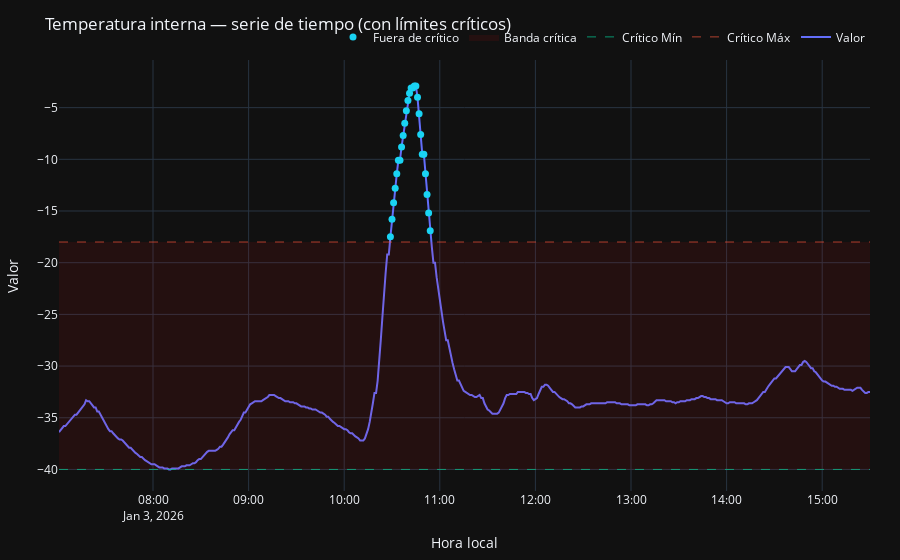

Source (notebook cell):
### Code cell
import plotly.graph_objects as go

# Asegurar orden por tiempo
df_plot = df_ts.sort_values("LocalTime").copy()

# Serie principal
fig = go.Figure()

fig.add_trace(go.Scatter(
    x=df_plot["LocalTime"],
    y=df_plot["Value"],
    mode="lines",
    name="Valor",
    line=dict(width=2)
))

# Límites críticos (bandas)
fig.add_trace(go.Scatter(
    x=df_plot["LocalTime"],
    y=df_plot["CriticalMaxValue"],
    mode="lines",
    name="Crítico Máx",
    line=dict(width=1, dash="dash"),
    opacity=0.7
))

fig.add_trace(go.Scatter(
    x=df_plot["LocalTime"],
    y=df_plot["CriticalMinValue"],
    mode="lines",
    name="Crítico Mín",
    line=dict(width=1, dash="dash"),
    opacity=0.7
))

# Relleno entre crítico min y max (banda)
fig.add_trace(go.Scatter(
    x=df_plot["LocalTime"],
    y=df_plot["CriticalMaxValue"],
    mode="lines",
    line=dict(width=0),
    showlegend=False
))
fig.add_trace(go.Scatter(
    x=df_plot["LocalTime"],
    y=df_plot["CriticalMinValue"],
    mode="lines",
    fill="tonexty",
    fillcolor="rgba(255, 0, 0, 0.08)",  # banda suave
    line=dict(width=0),
    name="Banda crítica"
))

# Puntos fuera de rango crítico (markers)
df_out = df_plot[df_plot["IsCriticalOut"]].copy()

fig.add_trace(go.Scatter(
    x=df_out["LocalTime"],
    y=df_out["Value"],
    mode="markers",
    name="Fuera de crítico",
    marker=dict(size=7, symbol="circle"),
))

# Layout moderno
fig.update_layout(
    title="Temperatura interna — serie de tiempo (con límites críticos)",
    xaxis_title="Hora local",
    yaxis_title="Valor",
    template="plotly_dark",  # look moderno
    hovermode="x unified",
    legend=dict(orientation="h", yanchor="bottom", y=1.02, xanchor="right", x=1),
    margin=dict(l=40, r=30, t=60, b=40)
)

fig.show()

### Figure 1 — Plotly figure (JSON) as saved in the notebook; plotly's stock layout.template omitted (floating-point values rounded to 4 significant figures; data arrays with more than 128 entries replaced by an {"elided": "..."} marker saying what was removed)
{"data": [{"line": {"width": 2}, "mode": "lines", "name": "Valor", "type": "scatter", "x": {"elided": "510 str values"}, "y": {"elided": "510 float values"}}, {"line": {"dash": "dash", "width": 1}, "mode": "lines", "name": "Crítico Máx", "opacity": 0.7, "type": "scatter", "x": {"elided": "510 str values"}, "y": {"elided": "510 float values"}}, {"line": {"dash": "dash", "width": 1}, "mode": "lines", "name": "Crítico Mín", "opacity": 0.7, "type": "scatter", "x": {"elided": "510 str values"}, "y": {"elided": "510 float values"}}, {"line": {"width": 0}, "mode": "lines", "showlegend": false, "type": "scatter", "x": {"elided": "510 str values"}, "y": {"elided": "510 float values"}}, {"fill": "tonexty", "fillcolor": "rgba(255, 0, 0, 0.08)", "line": {"width": 0}, "mode": "lines", "name": "Banda crítica", "type": "scatter", "x": {"elided": "510 str values"}, "y": {"elided": "510 float values"}}, {"marker": {"size": 7, "symbol": "circle"}, "mode": "markers", "name": "Fuera de crítico", "type": "scatter", "x": ["2026-01-03T10:29:00", "2026-01-03T10:30:00", "2026-01-03T10:31:00", "2026-01-03T10:32:00", "2026-01-03T10:33:00", "2026-01-03T10:34:00", "2026-01-03T10:35:00", "2026-01-03T10:36:00", "2026-01-03T10:37:00", "2026-01-03T10:38:00", "2026-01-03T10:39:00", "2026-01-03T10:40:00", "2026-01-03T10:41:00", "2026-01-03T10:42:00", "2026-01-03T10:43:00", "2026-01-03T10:44:00", "2026-01-03T10:45:00", "2026-01-03T10:46:00", "2026-01-03T10:47:00", "2026-01-03T10:48:00", "2026-01-03T10:49:00", "2026-01-03T10:50:00", "2026-01-03T10:51:00", "2026-01-03T10:52:00", "2026-01-03T10:53:00", "2026-01-03T10:54:00"], "y": [-17.5, -15.8, -14.2, -12.8, -11.4, -10.1, -10.1, -8.8, -7.7, -6.5, -5.3, -4.3, -3.6, -3.1, -3.1, -2.9, -2.9, -4.0, -5.6, -7.6, -9.5, -9.5, -11.4, -13.4, -15.2, -16.9]}], "layout": {"hovermode": "x unified", "legend": {"orientation": "h", "x": 1, "xanchor": "right", "y": 1.02, "yanchor": "bottom"}, "margin": {"b": 40, "l": 40, "r": 30, "t": 60}, "title": {"text": "Temperatura interna — serie de tiempo (con límites críticos)"}, "xaxis": {"title": {"text": "Hora local"}}, "yaxis": {"title": {"text": "Valor"}}}}
